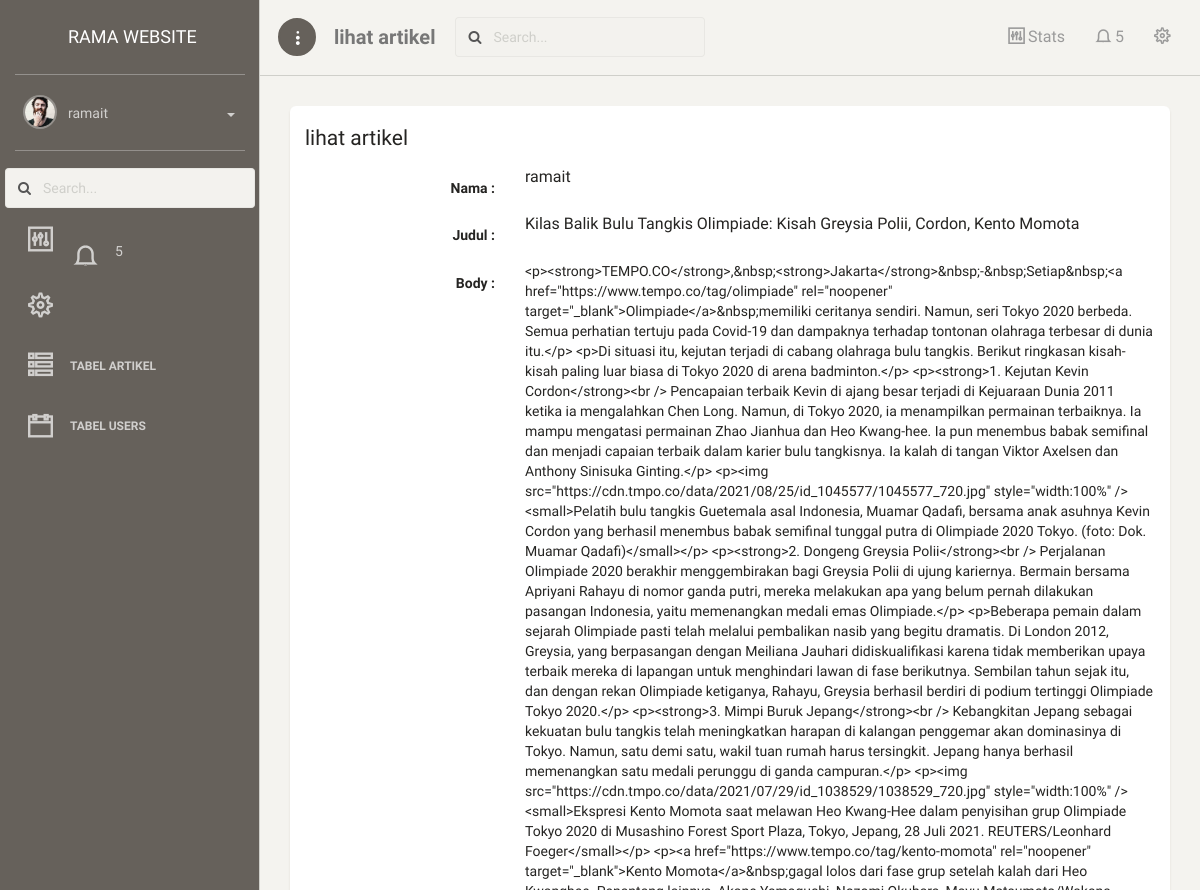
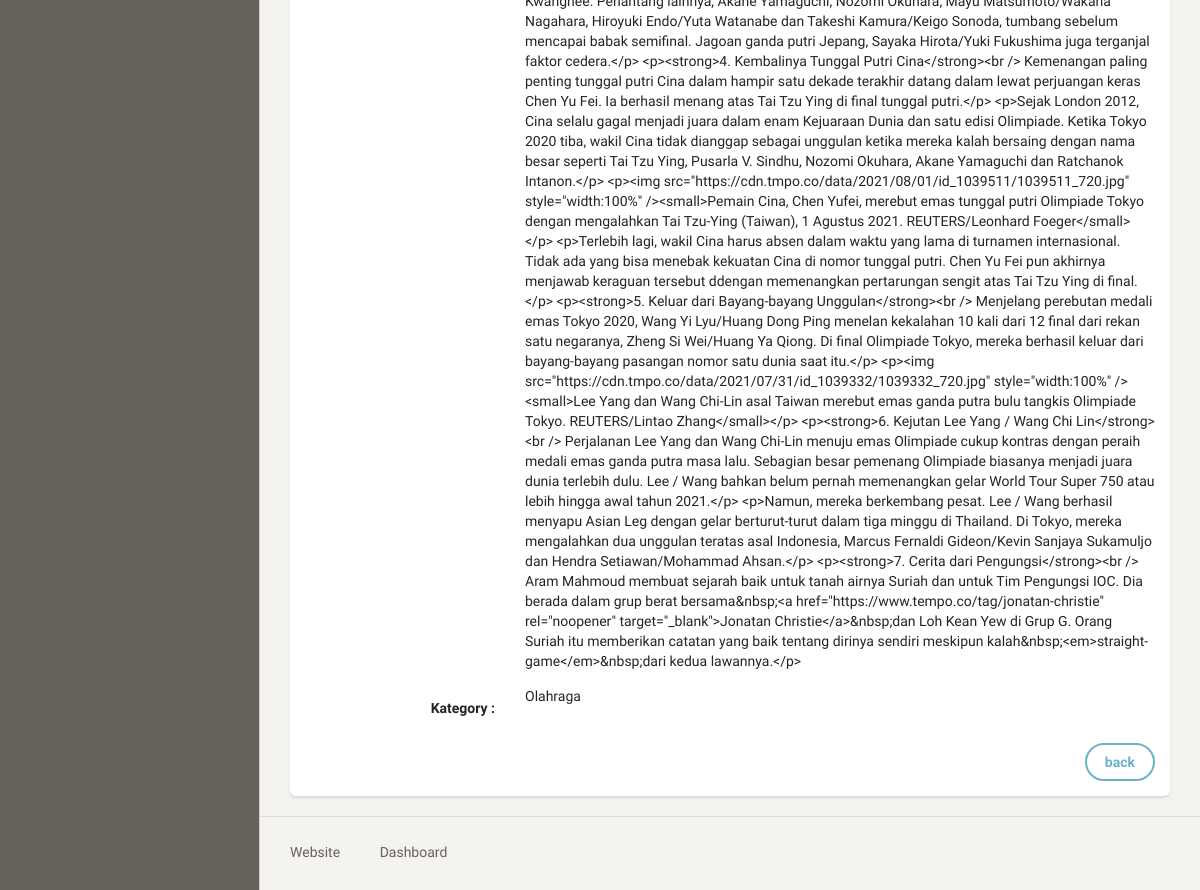
Screenshot of /dashboard/artikel/lihat/29 (signed in) with the database file from the repository (2 pictures, top to bottom).
### blog/models.py (models this page shows, shortened)
class Artikel(models.Model):
    nama = models.ForeignKey(User, on_delete=models.CASCADE, blank=True, null=True)
    judul = models.CharField(max_length=100)
    body = RichTextUploadingField(blank=True, null=True,
                                      config_name='special',
                                      external_plugin_resources=[(
                                          'youtube',
                                          '/static/ckeditor_plugins/youtube/youtube/',
                                          'plugin.js',
                                      )]
    )
    kategory = models.ForeignKey(Kategori, on_delete=models.CASCADE)
    date = models.DateTimeField(auto_now_add=True)
    class Meta:
        ordering =['-date']
        verbose_name_plural = "Artikel"

class Kategori(models.Model):
    nama = models.CharField(max_length=20)
    def __str__(self):
        return self.nama
    class Meta:
        verbose_name_plural = "Kategori"

### blog/views.py (the view)
# urls.py: path('artikel/lihat/<str:id>',lihat_artikel, name='lihat_artikel'),
@login_required
def lihat_artikel(request, id):
    template_name = "back/lihat_artikel.html"
    artikel = Artikel.objects.get(id=id)
    context = {
        'title':'lihat artikel',
        'artikel': artikel,
    }
    return render(request, template_name, context)

### templates/back/lihat_artikel.html (shortened to what this page needs)
{% extends 'back/base.html' %} {% block content %}
<div class="content">
    <div class="container-fluid">
        <div class="row">
            <div class="col-md-12">
                <div class="card">
                    <form class="form-horizontal" method="POST">
                        <div class="card-header">
                            <h4 class="card-title">
                                {{title}}
                            </h4>
                        </div>
                        <div class="card-content">
                            <div class="form-group">
                                <label class="col-md-3 control-label">Nama : </label>
                                <div class="col-md-9">
                                    <p>{{artikel.nama}}</p>
                                </div>
                            </div>
                            <div class="form-group">
                                <label class="col-md-3 control-label">Judul : </label>
                                <div class="col-md-9">
                                    <p>{{artikel.judul}}</p>
                                </div>
                            </div>
                            <div class="form-group">
                                <label class="col-md-3 control-label">Body : </label>
                                <div class="col-md-9">
                                    {{artikel.body}}
                                </div>
                            </div>
                            <div class="form-group">
                                <label class="col-md-3 control-label">Kategory : </label>
                                <div class="col-md-9">
                                    {{artikel.kategory}}
                                </div>
                            </div>
                        </div>
                        <div class="card-footer text-right">
                            <div class="form-group">
                                <label class="col-md-3"></label>
                                <div class="col-md-9">
                                    <a class="btn btn-info" href="{% url 'tabel_artikel' %}">back</a>
                                </div>
                            </div>
                        </div>
                    </form>
                </div>
            </div>
        </div>
    </div>
</div>
{% endblock content %}

### templates/back/menu.html (shortened to what this page needs)
{% load static %}
<div class="sidebar-wrapper">
    <div class="user">
        <div class="photo">
            <img src="{% static 'back/img/faces/face-2.jpg' %}" />
        </div>
        <div class="info">
            <a data-toggle="collapse" href="#collapseExample" class="collapsed">
                <span>
                    {{user}}
                    <b class="caret"></b>
                </span>
            </a>
        </div>
    </div>
    <ul class="nav">
        <li>
            <a href="{% url 'tabel_artikel' %}">
                <i class="ti-view-list-alt"></i>
                <p>Tabel Artikel</p>
            </a>
        </li>
        {% if request.session.is_operator == 'operator' %}
        <li>
            <a href="{% url 'tabel_user' %}">
                <i class="ti-calendar"></i>
                <p>Tabel Users</p>
            </a>
        </li>
        {% endif %}
    </ul>
</div>

### rows the page displays
Artikel: nama "ramait", judul "Kilas Balik Bulu Tangkis Olimpiade: Kisah Greysia Polii, Cordon, Kento Momota", body "<p><strong>TEMPO.CO</strong>,&nbsp;<strong>Jakarta</strong>&nbsp;-&nbsp;Setiap&nbsp;<a href=\"https://www.tempo.co/tag/olimpiade\" rel=\"noopener\" target=\"_blank\">Olimpiade</a>&nbsp;memiliki ceritanya sendiri. Namun, seri Tokyo 2020 berbeda. Semua perhatian tertuju pada Covid-19 dan dampaknya terhadap tontonan olahraga terbesar di dunia itu.</p> <p>Di situasi itu, kejutan terjadi di cabang olahraga bulu tangkis. Berikut ringkasan kisah-kisah paling luar biasa di Tokyo 2020 di arena badminton.</p> <p><strong>1. Kejutan Kevin Cordon</strong><br /> Pencapaian terbaik Kevin di ajang besar terjadi di Kejuaraan Dunia 2011 ketika ia mengalahkan Chen Long. Namun, di Tokyo 2020, ia menampilkan…", kategory "Olahraga"

### other values shown
{{ user }} "ramait"
{{ title }} "lihat artikel"
